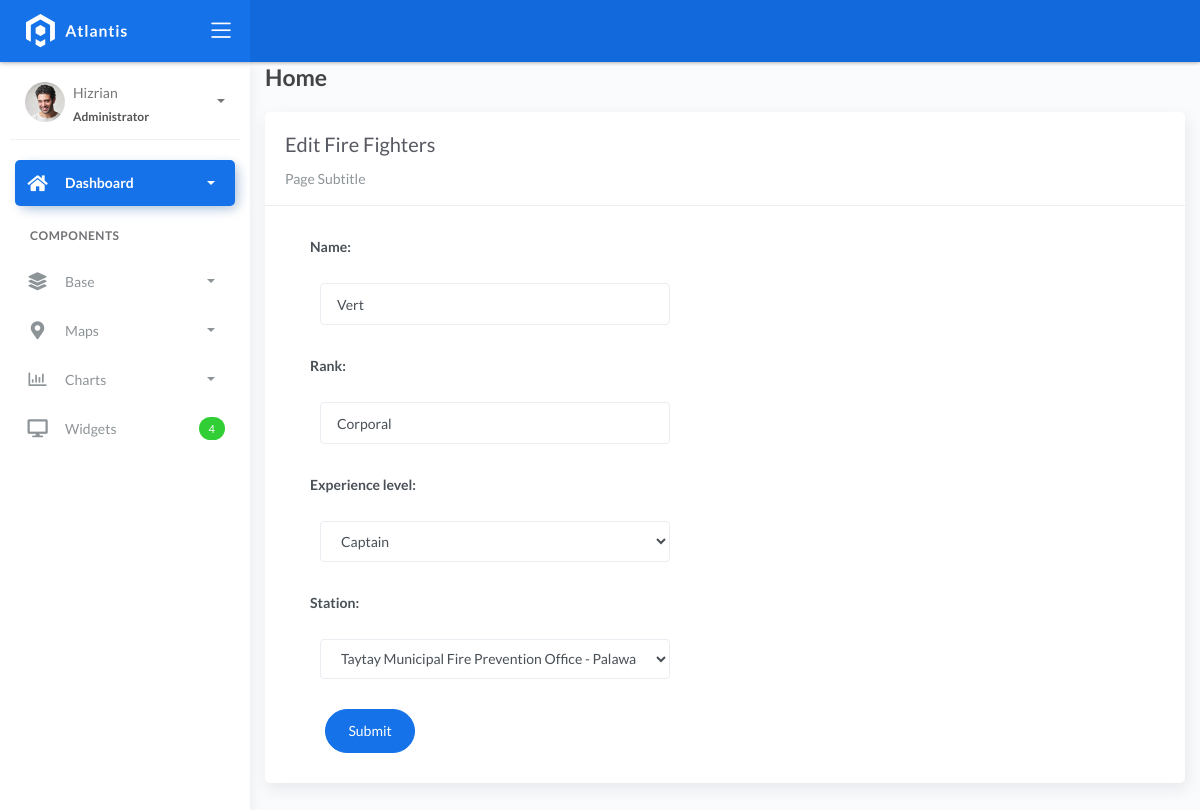
/firefighters_list/1, run on the app's committed database.
### fire/models.py (models this page shows)
class BaseModel(models.Model):
    created_at = models.DateTimeField(auto_now_add=True, db_index=True)
    updated_at = models.DateTimeField(auto_now=True)
    class Meta:
        abstract = True

class Firefighters(BaseModel):
    XP_CHOICES = (
        ('Probationary Firefighter', 'Probationary Firefighter'),
        ('Firefighter I', 'Firefighter I'),
        ('Firefighter II', 'Firefighter II'),
        ('Firefighter III', 'Firefighter III'),
        ('Driver', 'Driver'),
        ('Captain', 'Captain'),
        ('Battalion Chief', 'Battalion Chief'),)
    name = models.CharField(max_length=150)
    rank = models.CharField(max_length=150)
    experience_level = models.CharField(max_length=45, null=True, blank=True, choices=XP_CHOICES)
    station = models.ForeignKey(FireStation, on_delete=models.CASCADE)

### fire/views.py (the view)
# urls.py: path('firefighters_list/<pk>', FireFightersUpdateView.as_view(), name='firefighters-update'),
class FireFightersUpdateView(UpdateView):
    model = Firefighters
    form_class = FirefighterForm
    template_name = "firefighters_edit.html"
    success_url = reverse_lazy('firefighters-list')

### fire/forms.py
class FirefighterForm(ModelForm):
    class Meta:
        model = Firefighters
        fields = "__all__"

### fire/models.py (called while the page is built)
    def __str__(self):
        return f"{self.name} - {self.city}, {self.country}"

### templates/firefighters_edit.html (shortened to what this page needs)
{% extends 'base.html' %} {% load static %} {% block content %}
<div class="content">
    <div class="container-fluid">
        <h4 class="page-title">Home</h4>
        <div class="row">
            <div class="col-md-12">
                <div class="card">
                    <div class="card-header">
                        <div class="card-title">Edit Fire Fighters</div>
                        <div class="card-category">Page Subtitle</div>
                    </div>
                    <div class="col-md-6">
                        <div class="card-body">
                            <form class="" action="" method="post" novalidate>
                                {% include 'includes/form.html' %}
                                <div class="form-group">
                                    <div class="col-md-12 col-sm-3">
                                        <button type="submit" class="btn btn-primary btn-rounded">Submit</button>
                                    </div>
                                </div>
                            </form>
                        </div>
                    </div>
                </div>
            </div>
        </div>
    </div>
</div>
{% endblock %}

### templates/includes/form.html (shortened to what this page needs)
{% load widget_tweaks %}
{% for field in form %}
<div class="field item form-group">
    <label>{{ field.label_tag }}</label>
  <div class="form-group">
    {% render_field field class="form-control" %}
  </div>
</div>
{% endfor %}

### data on the page
Firefighters: name "Vert" "Corporal" "Captain" "Taytay Municipal Fire Prevention Office - Palawan, Philippines"

### other printed values
{{ field.label_tag }} "Name:" "Rank:" "Experience level:" "Station:"
